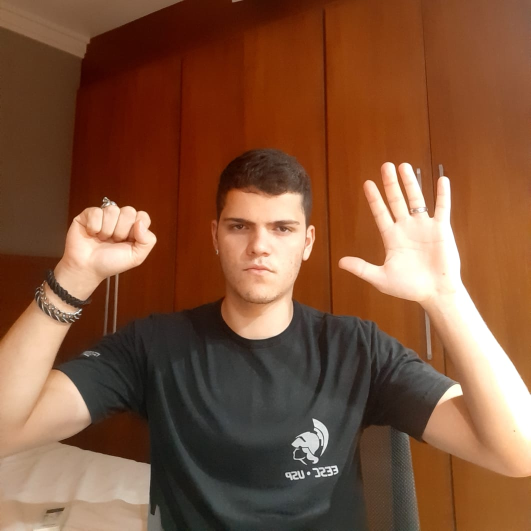
#> input picture multiple_haar_cascades/haartest1.jpeg, 1062 x 1062 px, given in place of the camera (shown at 1/2 size)
$ python hand_seg_imgproc.py
#> lines starting #> are read from the running program, lines starting #| are printed output that depends on the picture; after the words box and inside, x2 and y2 are one past the last pixel; in counts of white or black regions, pixels touching at a corner belong together
import imutils
import cv2
import time

def nothing(val):
    pass

print("OpenCV version: " + cv2.__version__)

#vid = cv2.VideoCapture("http://192.168.1.11:8080/video")
vid = cv2.VideoCapture(0)

print(vid.isOpened())

if not vid.isOpened():
    print("exit by video initializing error")
    exit(0)

trackbar_window_name = 'Thresh Trackbar'

trackbar_flagGRAY_name = 'Thresh GRAY Flag'
trackbar_flagHSV_name = 'Thresh HSV Flag'
trackbar_thresh_name = 'Thresh GRAY'
trackbar_thresh_name_Hmin = 'HSV: min H'
trackbar_thresh_name_Smin = 'HSV: min S'
trackbar_thresh_name_Vmin = 'HSV: min V'
trackbar_thresh_name_Hmax = 'HSV: max H'
trackbar_thresh_name_Smax = 'HSV: max S'
trackbar_thresh_name_Vmax = 'HSV: max V'

thresh_methodHSV_flag = False
thresh_methodGRAY_flag = False
thresh_gray_value = 45
thresh_Hmin_value = 0
thresh_Hmax_value = 181
thresh_Smin_value = 0
thresh_Smax_value = 13
thresh_Vmin_value = 227
thresh_Vmax_value = 255


cv2.namedWindow(trackbar_window_name,cv2.WINDOW_FREERATIO)

cv2.createTrackbar(trackbar_flagGRAY_name, trackbar_window_name, thresh_methodGRAY_flag, 1, nothing)
#> slider 'Thresh GRAY Flag' is set to 1
cv2.createTrackbar(trackbar_flagHSV_name, trackbar_window_name , thresh_methodHSV_flag, 1, nothing)
#> slider 'Thresh HSV Flag' is set to 1
cv2.createTrackbar(trackbar_thresh_name, trackbar_window_name , thresh_gray_value, 255, nothing)
cv2.createTrackbar(trackbar_thresh_name_Hmin, trackbar_window_name , thresh_Hmin_value, 255, nothing)
#> slider 'HSV: min H' is set to 51
cv2.createTrackbar(trackbar_thresh_name_Hmax, trackbar_window_name , thresh_Hmax_value, 255, nothing)
cv2.createTrackbar(trackbar_thresh_name_Smin, trackbar_window_name , thresh_Smin_value, 255, nothing)
#> slider 'HSV: min S' is set to 51
cv2.createTrackbar(trackbar_thresh_name_Smax, trackbar_window_name , thresh_Smax_value, 255, nothing)
cv2.createTrackbar(trackbar_thresh_name_Vmin, trackbar_window_name , thresh_Vmin_value, 255, nothing)
cv2.createTrackbar(trackbar_thresh_name_Vmax, trackbar_window_name , thresh_Vmax_value, 255, nothing)

while(True):
    # Capture frame-by-frame
    t = time.time()
    ret, frame = vid.read()
#> frame is the input picture: shape (1062, 1062, 3); mean B, G, R 57.5, 83.2, 126.8

    thresh_methodHSV_flag = cv2.getTrackbarPos(trackbar_flagHSV_name,trackbar_window_name)

    thresh_methodGRAY_flag = cv2.getTrackbarPos(trackbar_flagGRAY_name,trackbar_window_name)

    #HSV THRESH
    if thresh_methodHSV_flag:


        hsv = cv2.cvtColor(frame,cv2.COLOR_BGR2HSV)
#> hsv: shape (1062, 1062, 3); mean H, S, V 19, 143.2, 127.1
        #hsv = cv2.fastNlMeansDenoisingColored(hsv,hsv)

        thresh_Hmin_value = cv2.getTrackbarPos(trackbar_thresh_name_Hmin,trackbar_window_name)
        thresh_Smin_value = cv2.getTrackbarPos(trackbar_thresh_name_Smin,trackbar_window_name)
        thresh_Vmin_value = cv2.getTrackbarPos(trackbar_thresh_name_Vmin,trackbar_window_name)
        thresh_Hmax_value = cv2.getTrackbarPos(trackbar_thresh_name_Hmax,trackbar_window_name)
        thresh_Smax_value = cv2.getTrackbarPos(trackbar_thresh_name_Smax,trackbar_window_name)
        thresh_Vmax_value = cv2.getTrackbarPos(trackbar_thresh_name_Vmax,trackbar_window_name)

        thresh_hsv = cv2.inRange(hsv, (thresh_Hmin_value, thresh_Smin_value, thresh_Vmin_value), (thresh_Hmax_value, thresh_Smax_value, thresh_Vmax_value))
#> thresh_hsv: shape (1062, 1062); every value is 0

        #thresh_hsv = cv2.erode(thresh_hsv, None)
        #thresh_hsv = cv2.dilate(thresh_hsv, None)
        #thresh_hsv = cv2.morphologyEx(thresh_hsv, cv2.MORPH_OPEN, None)
        thresh_hsv = cv2.morphologyEx(thresh_hsv, cv2.MORPH_DILATE, None)
        thresh_hsv = cv2.morphologyEx(thresh_hsv, cv2.MORPH_CLOSE, None)


        cnts_hsv, hierarchy = cv2.findContours(thresh_hsv,cv2.RETR_EXTERNAL, cv2.CHAIN_APPROX_NONE)
#> cnts_hsv = []


        filtered = 0
        for i in range(len(cnts_hsv)):
            cnt = cnts_hsv[int(i)]
            cnt = cv2.approxPolyDP(cnt, 0.05*cv2.arcLength(cnt, False), True)
            moment_hsv = cv2.moments(cnt)
            moment_iter = moment_hsv['m00']
            if moment_iter >= 1500:
                cnts_hsv[i] = cv2.convexHull(cnts_hsv[i])
                pts = cv2.convexHull(cnts_hsv[i],returnPoints= True)
                cv2.drawContours( frame, cnts_hsv, i, ( 0, 0, 255), 5)
                cv2.drawContours( frame, pts, -1, ( 0, 255, 0), 5)
                filtered += 1
#> this loop made 0 passes
#> after the loop, filtered = 0

        print(str(time.time()-t) + ': Higher than limit: ' + str(filtered) + ' , All contours: ' + str(len(cnts_hsv)) + '\n')


    #GRAY THRESH
    if thresh_methodGRAY_flag:
        gray = cv2.cvtColor(frame, cv2.COLOR_BGR2GRAY)
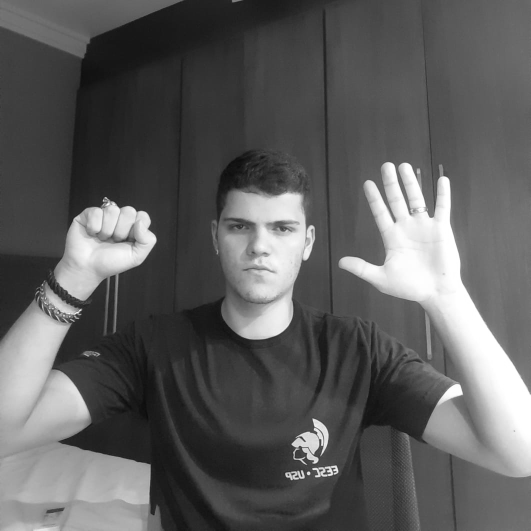
#> gray: shape (1062, 1062) (shown at 1/2 size); min 11, max 255, mean 93.3
        gray = cv2.GaussianBlur(gray, (5, 5), 0)

        thresh_gray_value = cv2.getTrackbarPos(trackbar_thresh_name,trackbar_window_name)
#> thresh_gray_value = 45
        thresh_gray = cv2.threshold(gray, thresh_gray_value, 255, cv2.THRESH_BINARY)[1]
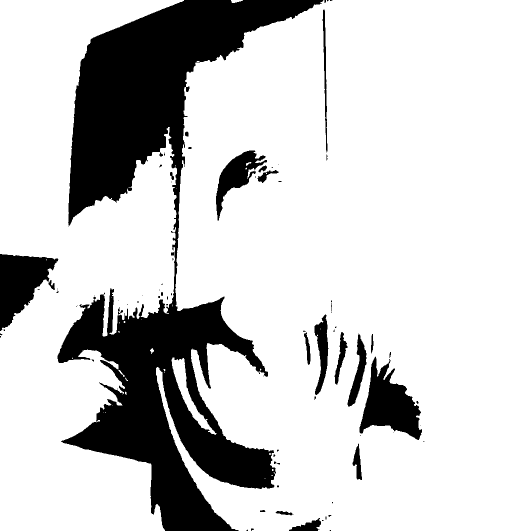
#> thresh_gray: shape (1062, 1062) (shown at 1/2 size); 80.3% white; 83 black regions (58 under 20 px), largest, box (x1, y1, x2, y2) and area: (115, 0, 647, 1062) 186851, (719, 713, 844, 880) 10531, (0, 508, 117, 662) 9927

        thresh_gray = cv2.erode(thresh_gray, None, iterations=2)
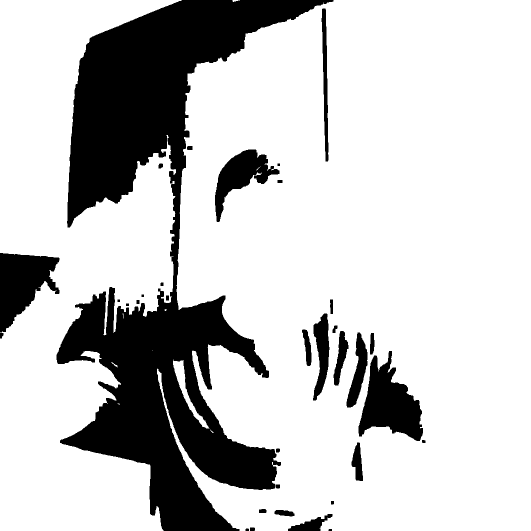
#> thresh_gray: shape (1062, 1062) (shown at 1/2 size); 77.8% white; 34 black regions, largest, box (x1, y1, x2, y2) and area: (113, 0, 667, 1062) 204688, (717, 702, 846, 882) 12417, (0, 506, 119, 664) 11265
        thresh_gray = cv2.dilate(thresh_gray, None, iterations=2)
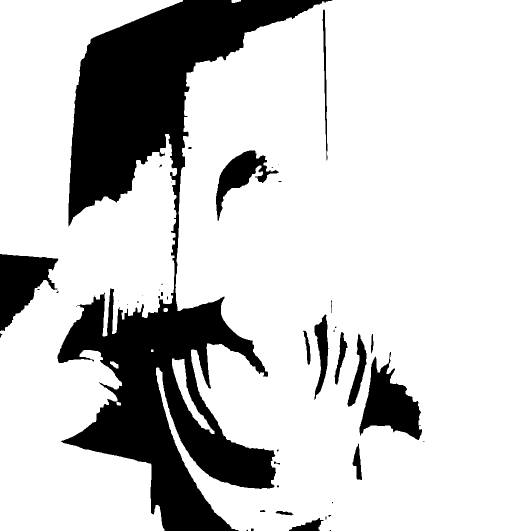
#> thresh_gray: shape (1062, 1062) (shown at 1/2 size); 80.1% white; 44 black regions (24 under 20 px)

        cnts_gray = cv2.findContours(thresh_gray.copy(), cv2.RETR_EXTERNAL,
	    cv2.CHAIN_APPROX_SIMPLE)
#> cnts_gray = 8 contours, 1 with area under 20; largest, box (x1, y1, x2, y2) and area: (312, 0, 1062, 1062) 681568, (0, 0, 366, 1062) 238246, (344, 717, 429, 868) 2612, (220, 723, 237, 737) 119, (463, 0, 482, 6) 67, (327, 616, 336, 624) 50, (233, 804, 242, 811) 42

        cnts_gray = imutils.grab_contours(cnts_gray)

        if len(cnts_gray):
            c_gray = max(cnts_gray, key=cv2.contourArea)
#> c_gray = contour of 1156 points, box (x1, y1, x2, y2) (312, 0, 1062, 1062), area 681568

            extLeft = tuple(c_gray[c_gray[:, :, 0].argmin()][0])
#> extLeft = (312, 736)
            extRight = tuple(c_gray[c_gray[:, :, 0].argmax()][0])
#> extRight = (1061, 1061)
            extTop = tuple(c_gray[c_gray[:, :, 1].argmin()][0])
#> extTop = (665, 0)
            extBot = tuple(c_gray[c_gray[:, :, 1].argmax()][0])
#> extBot = (477, 1061)

            cv2.drawContours(frame, [c_gray], -1, (0, 255, 255), 2)
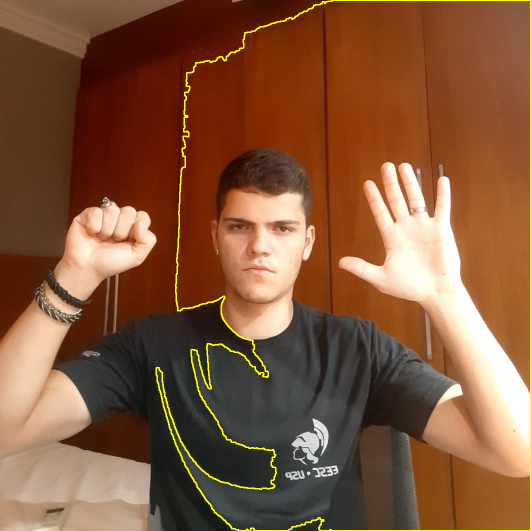
#> frame: shape (1062, 1062, 3) (shown at 1/2 size); 1.21% of pixels changed, all inside (x1, y1, x2, y2) = (311, 0, 1062, 1062)
            cv2.circle(frame, extLeft, 6, (0, 0, 255), -1)
#> frame: shape (1062, 1062, 3); 0.01% of pixels changed, all inside (x1, y1, x2, y2) = (306, 730, 319, 743)
            cv2.circle(frame, extRight, 6, (0, 255, 0), -1)
#> frame: shape (1062, 1062, 3); mean B, G, R 57, 85.6, 128.8
            cv2.circle(frame, extTop, 6, (255, 0, 0), -1)
#> frame: shape (1062, 1062, 3); mean B, G, R 57, 85.6, 128.8
            cv2.circle(frame, extBot, 6, (255, 255, 0), -1)
#> frame: shape (1062, 1062, 3); mean B, G, R 57, 85.6, 128.8


        # Our operations on the frame come here

    t = time.time() - t
    fps = 1/t
    fps = round(fps,2)
    #print(fps)

    cv2.putText(frame, str(fps) , (50,50), 1, cv2.FONT_HERSHEY_COMPLEX,(0,0,255),1,cv2.LINE_AA)
#> frame: shape (1062, 1062, 3); mean B, G, R 57, 85.5, 128.8
    # Display the resulting frame

    frame = cv2.resize(frame, (480,360))
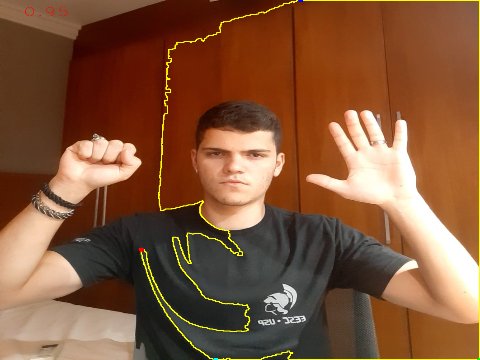
#> frame: shape (360, 480, 3); mean B, G, R 56.9, 85.6, 128.8
    cv2.imshow('Frame',frame)

    if thresh_methodHSV_flag:
        hsv = cv2.resize(hsv, (480,360))
#> hsv: shape (360, 480, 3); mean H, S, V 18.9, 143.1, 127.1
        thresh_hsv = cv2.resize(thresh_hsv, (480,360))
#> thresh_hsv: shape (360, 480); every value is 0
        cv2.imshow('HSV',hsv)
        cv2.imshow('Thresh HSV', thresh_hsv)

    if thresh_methodGRAY_flag:
        thresh_gray = cv2.resize(thresh_gray, (480,360))
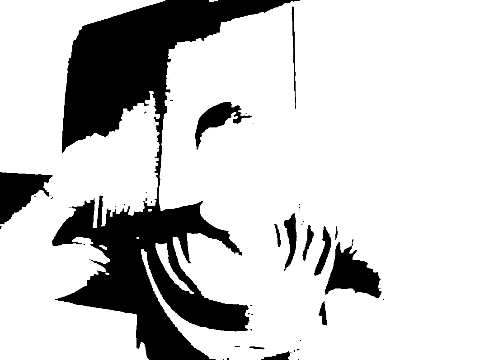
#> thresh_gray: shape (360, 480); min 0, max 255, mean 204.2
        gray = cv2.resize(thresh_gray, (480,360))
        cv2.imshow('thresh',thresh_gray)
        cv2.imshow('gray',gray)

    if cv2.waitKey(1) & 0xFF == ord('q'):
#> (key q is pressed here)
        break

# When everything done, release the capture
vid.release()
cv2.destroyAllWindows()
